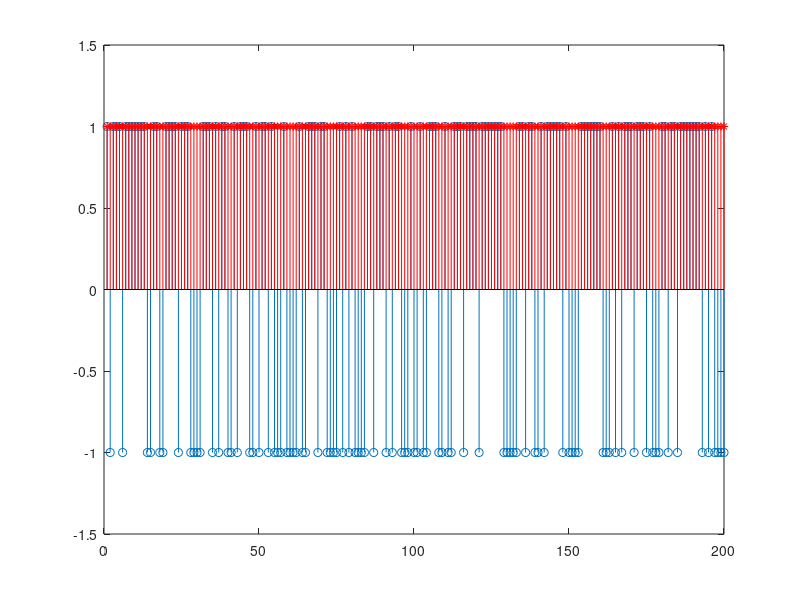

Source code (MATLAB):
clear;
clc;
close all

N = 200 ;
bk = randi([0, 1], N ,1);
%stem(bk);
Sk=2*bk-1 ;
%stem(Sk);
Sn = ifft(Sk);
%stem(Sn);
Sk = fft(Sn);
shat = 2*(Sk>0)-1;

stem(Sk);
hold on;
stem(shat,"-*r");

ber = (min(bk-shat))/2 ; 
